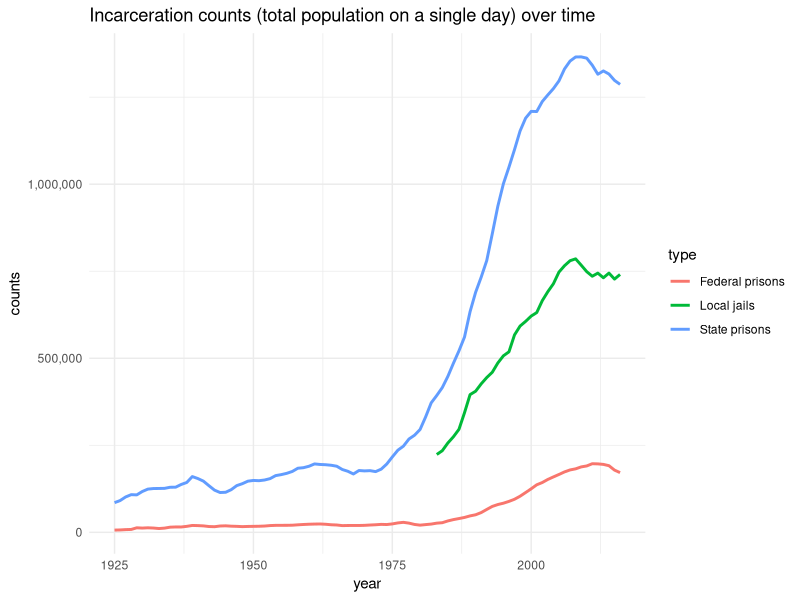
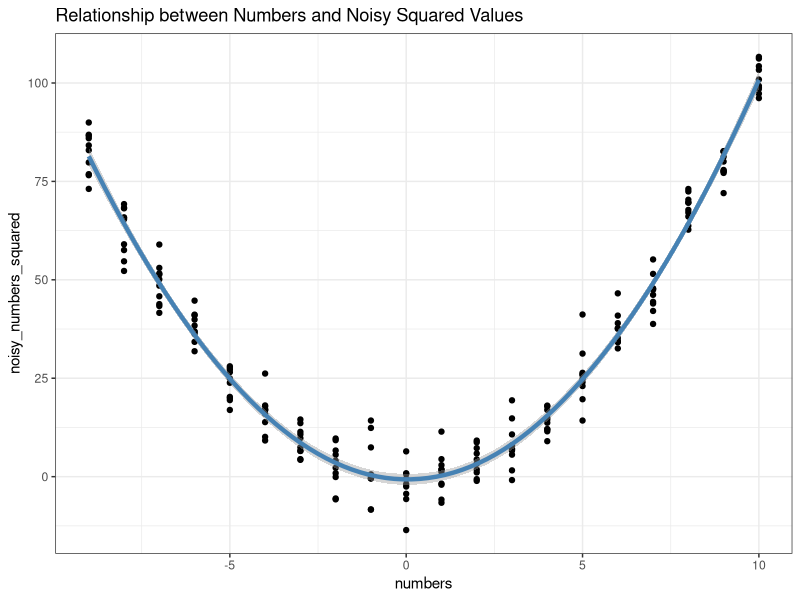

Write R code to recreate these figures, in order.
#TASK 1
library(tidyverse)
library(readxl)
setwd("C:/Users/utkar/Downloads/R-programming/Harris Coding Assignment")
incarceration_data <- read_excel("incarceration_counts_and_rates_by_type_over_time.xlsx", range = "A7:CO10") %>%
  rename("type" = ...1) %>%
  pivot_longer(`1925`:`2016`, names_to = "year", values_to = "counts")
view(incarceration_data)
head(incarceration_data, 5)
tail(incarceration_data,7)
#summary
summary(incarceration_data)
summary(incarceration_data$year)
summary(incarceration_data$counts)
#missing items
sum(is.na(incarceration_data))
#skimming information
library(skimr)
skim(incarceration_data)
#group data by species and perform skim
incarceration_data %>%
  dplyr::group_by(type) %>%
  skim()

#TASK 2
state_data <- incarceration_data %>%
  mutate(year = as.numeric(year),
         counts = as.numeric(counts),
         decade = 10 * as.numeric(year) %/% 10)
print(state_data)

#Filter data 
state_data %>%
  select(type, counts, decade, year) %>%
  filter(type=="State prisons", .preserve = TRUE)%>%
#Mean and Standard Deviation
  summarise(
    mean_count = mean(counts, na.rm = TRUE),
    sd_count = sd(counts, na.rm = TRUE)
  ) 

#TASK 3
growth_by_decade_state_prisons <- state_data %>%
  filter(type == "State prisons") %>%
  group_by(decade) %>%
  summarise(
    start_count = first(counts, order_by = year),
    end_count = last(counts, order_by = year),
    percent_growth = (end_count - start_count) / start_count
  ) %>%
  arrange(-desc(decade))
print(growth_by_decade_state_prisons)

#TASK 4
library(ggplot2)
library(dplyr)

# Assuming your data frame is named 'incarceration_data'
# and it has columns 'year', 'counts', and 'type'

incarceration_data <- incarceration_data %>%
  mutate(
    year = as.numeric(year),
    counts = as.numeric(counts)
  )

# Create the line graph
ggplot(incarceration_data, aes(x = year, y = counts, color = type)) +
  geom_line(size = 1) +
  scale_y_continuous(labels = scales::comma) + # Format y-axis with commas
  labs(
    title = "Incarceration counts (total population on a single day) over time",
    x = "year",
    y = "counts",
    color = "type"
  ) +
  theme_minimal()

#TASK 5
library(dplyr)
addr <- data.frame(
  name = c("Alice","Bob", "Carol","Dave", "Eve"), 
  email = c("alice@company.com", "bob@company.com", "carol@company.com", "dave@company.com", "eve@company.com"), 
  stringsAsFactors = FALSE)
phone <- data.frame(
  fullname = c("Bob","Carol", "Dave","Eve", "Frank"), 
  phone = c("919 555-1111", "919 555-2222", "919 555-3333", "310 555-4444", "919 555-5555"), 
  stringsAsFactors = FALSE)

#Left-join data set
left_joined_data <- left_join(addr, phone, by = c("name" = "fullname"))
print("Result of left join:")
print(left_joined_data)
cat("\nAre there any missing values in the Left Join result?\n")
print(any(is.na(left_joined_data)))

#Inner-join
inner_joined_data <- inner_join(addr, phone, by = c("name" = "fullname"))
print("Result of inner join:")
print(inner_joined_data)
cat("\nAre there any missing values in the Inner join result?\n")
print(any(is.na(inner_joined_data)))

#Full join
full_joined_data <- full_join(addr, phone, by = c("name" = "fullname"))
print("Result of full join:")
print(full_joined_data)
cat("\nAre there any missing values in the Full join result?\n")
print(any(is.na(full_joined_data)))

#TASK 6

library(tidyverse)
#Create the 'numbers' vector
numbers <- rep(seq(-9, 10, 1), 10)
print("numbers vector:")
print(head(numbers))
print(paste("Length of numbers:", length(numbers)))

#Calculate the square of each number using a for-loop
numbers_squared <- numeric(length(numbers)) # Initialize an empty numeric vector
for (i in 1:length(numbers)) {
  numbers_squared[i] <- numbers[i]^2
}
print("\nnumbers_squared vector (first few elements):")
print(head(numbers_squared))
print(paste("Length of numbers_squared:", length(numbers_squared)))

#Calculate the square with added random noise using a for-loop
noisy_numbers_squared <- numeric(length(numbers)) # Initialize an empty numeric vector
for (i in 1:length(numbers)) {
  noise <- rnorm(1, sd = 5) # Generate one random number from a normal distribution with sd = 5
  noisy_numbers_squared[i] <- (numbers[i]^2) + noise
}
print("\nnoisy_numbers_squared vector (first few elements):")
print(head(noisy_numbers_squared))
print(paste("Length of noisy_numbers_squared:", length(noisy_numbers_squared)))

numbers_data <- tibble(numbers = numbers,
                       noisy_numbers_squared = noisy_numbers_squared)
#Grapgh Plot
numbers_data %>%
  ggplot(aes(x = numbers, y = noisy_numbers_squared)) +
  geom_point() +
  geom_smooth(color = "steelblue", size = 1.5) + # Customize the smoothed line
  labs(
    title = "Relationship between Numbers and Noisy Squared Values",
    x = "numbers",
    y = "noisy_numbers_squared"
  ) +
  theme_bw() # Use a different theme for better contrast

#TASK 7

notice_gpa <- function(gpa) {
  if (gpa < 2) {
    print(paste0("Your GPA is ", gpa, ". You are on academic probation."))
  } else if (gpa >= 3.5) {
    print(paste0("Your GPA is ", gpa, ". You made the Dean’s list. Congrats!"))
  } else {
    print(paste0("Your GPA is ", gpa))
  }
}
notice_gpa(1.9)
notice_gpa(3.5)
notice_gpa(3.0)
